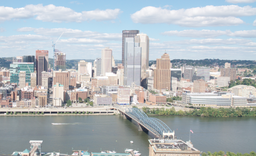
#> input picture data/incline_L.png, 256 x 156 px, shrunk from 947 x 576 before the run
$ python -i keypointDetect.py   (imports and definitions only)   (older library calls are emulated)
#> lines starting #> are read from the running program, lines starting #| are printed output that depends on the picture
import numpy as np
import cv2
import matplotlib.pyplot as plt

def createGaussianPyramid(im, sigma0=1,
        k=np.sqrt(2), levels=[-1,0,1,2,3,4]):
    '''
    Produces Gaussian Pyramid of an image

    [inputs]
    * im        - Image ndarray of size [imH, imW, 3] in cv2 default format (BGR)
    * sigma     -
    * k         -
    * levels    - Levels of the pyramid specifying the blur

    [outputs]
    * Gaussian Pyramid - A matrix of grayscale images of size
                        [imH, imW, len(levels)]
    '''
    ################
    if len(im.shape)==3:
        im = cv2.cvtColor(im, cv2.COLOR_BGR2GRAY)
    if im.max()>10:
        im = np.float32(im)/255
    im_pyramid = []
    for i in levels:
        sigma_ = sigma0*k**i
        im_pyramid.append(cv2.GaussianBlur(im, (0,0), sigma_))
    im_pyramid = np.stack(im_pyramid, axis=-1)
    return im_pyramid

def displayPyramid(im_pyramid):
    im_pyramid = np.split(im_pyramid, im_pyramid.shape[2], axis=2)
    im_pyramid = np.concatenate(im_pyramid, axis=1)
    im_pyramid = cv2.normalize(im_pyramid, None, alpha=0, beta=1, norm_type=cv2.NORM_MINMAX, dtype=cv2.CV_32F)
    cv2.imshow('Pyramid of image', im_pyramid)
    cv2.waitKey(0) # press any key to exit
    cv2.destroyAllWindows()

def createDoGPyramid(gaussian_pyramid, levels=[-1,0,1,2,3,4]):
    '''
    Produces DoG Pyramid

    [inputs]
    * Gaussian Pyramid - A matrix of grayscale images of size
                        [imH, imW, len(levels)]
    * levels           - The levels of the pyramid specifying the blur

    [outputs]
    * DoG Pyramid  - size (imH, imW, len(levels) - 1) matrix of the DoG pyramid
                   created by differencing the Gaussian Pyramid input
    * DoG levels   -  the levels of the DoG
    '''
    ################
    DoG_pyramid = []
    for level in range(len(levels) - 1):
        # subtracting subsequent gaussians of the image to create a DoG
        DoG_pyramid.append(gaussian_pyramid[:,:,level+1] - gaussian_pyramid[:,:,level])
    DoG_pyramid = np.stack(DoG_pyramid, axis=-1)
    DoG_levels = levels[1:]
    return DoG_pyramid, DoG_levels

def computePrincipalCurvature(DoG_pyramid):
    '''
    Takes in DoGPyramid generated in createDoGPyramid and returns
    PrincipalCurvature, a matrix of the same size where each point contains the
    curvature ratio R for the corresponding point in the DoG pyramid

    INPUTS
        DoG Pyramid - size (imH, imW, len(levels) - 1) matrix of the DoG pyramid

    OUTPUTS
        principal_curvature - size (imH, imW, len(levels) - 1) matrix where each
                          point contains the curvature ratio R for the
                          corresponding point in the DoG pyramid
    '''
    ################
    principal_curvature = None
    DoG_pyramid_sobels_dxx = []
    DoG_pyramid_sobels_dyy= []
    DoG_pyramid_sobels_dxy = []
    for level in range(DoG_pyramid.shape[2]):
        # cv2 applies Sobel only only on one 2D array at a time.
        DoG_pyramid_sobels_dxx.append(cv2.Sobel(DoG_pyramid[:,:,level], ddepth= -1, dx=2, dy=0, borderType=cv2.BORDER_CONSTANT))
        DoG_pyramid_sobels_dyy.append(cv2.Sobel(DoG_pyramid[:,:,level], ddepth= -1, dx=0, dy=2, borderType=cv2.BORDER_CONSTANT))
        DoG_pyramid_sobels_dxy.append(cv2.Sobel(DoG_pyramid[:,:,level], ddepth= -1, dx=1, dy=1, borderType=cv2.BORDER_CONSTANT))

    # convert the list of sobels to an ndarray of size (imH, imW, len(levels) - 1)
    DoG_pyramid_sobels_dxx = np.stack(DoG_pyramid_sobels_dxx, axis=-1)
    DoG_pyramid_sobels_dyy = np.stack(DoG_pyramid_sobels_dyy, axis=-1)
    DoG_pyramid_sobels_dxy = np.stack(DoG_pyramid_sobels_dxy, axis=-1)

    # flatten to quicken calculations
    DoG_pyramid_sobels_dxx = DoG_pyramid_sobels_dxx.flatten()
    DoG_pyramid_sobels_dyy = DoG_pyramid_sobels_dyy.flatten()
    DoG_pyramid_sobels_dxy = DoG_pyramid_sobels_dxy.flatten()

    # Redunduncy check for
    assert(DoG_pyramid_sobels_dxx.shape == DoG_pyramid_sobels_dyy.shape)
    assert(DoG_pyramid_sobels_dxx.shape == DoG_pyramid_sobels_dxy.shape)

    principal_curvature = np.zeros(DoG_pyramid_sobels_dxx.size)

    for i in range(DoG_pyramid_sobels_dxx.size):
        # create a hessian matrix
        hessian = np.array(
            [
                DoG_pyramid_sobels_dxx[i],
                DoG_pyramid_sobels_dxy[i],
                DoG_pyramid_sobels_dxy[i],
                DoG_pyramid_sobels_dyy[i]
                ]
                ).reshape(2,2)
        det = np.linalg.det(hessian)

        # pc = trace(H)^2/|H| (at every point)
        principal_curvature[i] = (np.trace(hessian)**2 / det) if det!=0 else 0

    principal_curvature = principal_curvature.reshape(DoG_pyramid.shape[0], DoG_pyramid.shape[1], DoG_pyramid.shape[2])
    return principal_curvature

def getLocalExtrema(DoG_pyramid, DoG_levels, principal_curvature,
        th_contrast=0.03, th_r=12):
    '''
    Returns local extrema points in both scale and space using the DoGPyramid

    INPUTS
        DoG_pyramid - size (imH, imW, len(levels) - 1) matrix of the DoG pyramid
        DoG_levels  - The levels of the pyramid where the blur at each level is
                      outputs
        principal_curvature - size (imH, imW, len(levels) - 1) matrix contains the
                      curvature ratio R
        th_contrast - remove any point that is a local extremum but does not have a
                      DoG response magnitude above this threshold
        th_r        - remove any edge-like points that have too large a principal
                      curvature ratio
     OUTPUTS
        locsDoG - N x 3 matrix where the DoG pyramid achieves a local extrema in both
               scale and space, and also satisfies the two thresholds.
    '''
    ##############
    locsDoG = None
    kernel = np.ones((3,3),np.uint8)

    maxima_level = []
    minima_level = []
    for level in range(len(DoG_levels)):
        # Identify for neighbourhood (of 8) maxima and maxima points in the same level
        maxima_in_level = cv2.compare(DoG_pyramid[:,:,level], cv2.dilate(DoG_pyramid[:,:,level],kernel,iterations = 1), cmpop= cv2.CMP_EQ)/255.0
        minima_in_level = cv2.compare(DoG_pyramid[:,:,level], cv2.erode(DoG_pyramid[:,:,level],kernel,iterations = 1), cmpop= cv2.CMP_EQ)/255.0
        maxima_level.append(maxima_in_level)
        minima_level.append(minima_in_level)

    maxima_level = np.stack(maxima_level, axis = -1)
    minima_level = np.stack(minima_level, axis = -1)

    # Experimental code
    maxima_across_level = []
    minima_across_level = []
    for col in range(DoG_pyramid.shape[0]):
        # Identify for neighbourhood (of 2) maxima and maxima points across levels
        maxima_in_height = cv2.compare(DoG_pyramid[col,:,:].T,cv2.dilate(DoG_pyramid[col,:,:].T,np.array([1,1,1])), cv2.CMP_EQ).T/255.0
        minima_in_height = cv2.compare(DoG_pyramid[col,:,:].T,cv2.erode(DoG_pyramid[col,:,:].T,np.array([1,1,1])), cv2.CMP_EQ).T/255.0
        maxima_across_level.append(maxima_in_height)
        minima_across_level.append(minima_in_height)

    maxima_across_level = np.stack(maxima_across_level, axis=-1)
    minima_across_level = np.stack(minima_across_level, axis=-1)
    maxima_across_level = np.moveaxis(maxima_across_level, -1, 0)
    minima_across_level = np.moveaxis(minima_across_level, -1, 0)

    assert(maxima_level.shape == maxima_across_level.shape)
    assert(minima_level.shape == minima_across_level.shape)

    # Combine the maximas and minimas in and across level to get extrema in neighbourhood of 10 (8 in plane and 2 above and below)
    maximas = maxima_level*maxima_across_level
    minimas = minima_level*minima_across_level

    # All extrema
    extrema = minimas + maximas

    # Extract the edge points
    DoG_extrema = extrema * DoG_pyramid
    principal_curvature_extrema = extrema * principal_curvature

    # Thresholding to find the points of intrest
    DoG_extrema_coordinates = np.argwhere((DoG_extrema!=0) & (abs(DoG_extrema)>th_contrast))
    principal_curvature_coordinates = np.argwhere(abs(principal_curvature_extrema)<th_r)

    locsDoG = np.array([x for x in set(tuple(x) for x in DoG_extrema_coordinates)
                & set(tuple(x) for x in principal_curvature_coordinates)])
    locsDoG[:,0], locsDoG[:,1] = locsDoG[:,1], locsDoG[:,0].copy()

    return locsDoG


def DoGdetector(im, sigma0=1, k=np.sqrt(2), levels=[-1,0,1,2,3,4],
                th_contrast=0.03, th_r=12):
    '''
    Putting it all together

    INPUTS
        im           - Grayscale image with range [0,1].
        sigma0       - Scale of the 0th image pyramid.
        k            - Pyramid Factor.  Suggest sqrt(2).
        levels       - Levels of pyramid to construct. Suggest -1:4.
        th_contrast  - DoG contrast threshold.  Suggest 0.03.
        th_r         - Principal Ratio threshold.  Suggest 12.

    OUTPUTS
        locsDoG       -  N x 3 matrix where the DoG pyramid achieves a local extrema
                        in both scale and space, and satisfies the two thresholds.

        gauss_pyramid -  A matrix of grayscale images of size (imH,imW,len(levels))
    '''
    ##########################
    locsDoG = None
    gaussian_pyramid = None

    # Create the Gaussian Pyramid of the image
    gaussian_pyramid = createGaussianPyramid(im)

    # Compute the Difference of Gaussian
    DoG_pyramid, DoG_levels = createDoGPyramid(gaussian_pyramid, levels)

    # Compute the principal curvature matrix
    principal_curvature = computePrincipalCurvature(DoG_pyramid)

    # Lower bound for DoG
    th_contrast = 0.03

    # Upper bound for principal curvature
    th_r = 12

    # Perform edge supression to obtain feature points
    locsDoG = getLocalExtrema(DoG_pyramid, DoG_levels, principal_curvature, th_contrast, th_r)

    return locsDoG, gaussian_pyramid


def showPoints(locsDoG, img_name):
    '''
    Displays the image with its feature points

    INPUTS
        locsDoG  - N x 3 matrix where the DoG pyramid achieves a local extrema
                   in both scale and space, and satisfies the two thresholds.
        img_name - string specifying the location of the image
    '''
    ################
    img = plt.imread(img_name)
    plt.imshow(img)
    plt.scatter(locsDoG[:,0],locsDoG[:,1],c='g',s=5)
    plt.show()

>>> import cv2
>>> picture = cv2.imread('../data/incline_L.png')
#> picture is the input picture: shape (156, 256, 3); mean B, G, R 188.8, 185.2, 178.7
>>> result = DoGdetector(picture)
#> in createGaussianPyramid, `im = cv2.cvtColor(im, cv2.COLOR_BGR2GRAY)`:
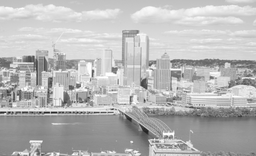
#> im: shape (156, 256); min 29, max 255, mean 183.7
#> the loop in createGaussianPyramid, `for i in levels:` made 6 passes
#> sigma_ on passes 1 to 6: 0.707, 1, 1.41, 2, 2.83, 4
#> after the loop in createGaussianPyramid, `for i in levels:`: im_pyramid = 6 items
#> after the loop in createDoGPyramid, `for level in range(len(levels) - 1):`: DoG_pyramid = 5 items
#> in DoGdetector, `DoG_pyramid, DoG_levels = createDoGPyramid(gaussian_pyramid, levels)`: DoG_levels = [0, 1, 2, 3, 4]
#> after the loop in computePrincipalCurvature, `for level in range(DoG_pyramid.shape[2]):`: DoG_pyramid_sobels_dxx = 5 items
#> the loop in computePrincipalCurvature, `for i in range(DoG_pyramid_sobels_dxx.size):` made 199680 passes
#> (hessian, det) on passes 1 to 3: ([[-0.000984, 0.000347], [0.000347, -0.000401]], 2.74e-07), ([[-0.00217, 0.000682], [0.000682, -0.00199]], 3.86e-06), ([[-0.00639, 0.00244], [0.00244, -0.00357]], 1.69e-05)
#> the loop in getLocalExtrema, `for level in range(len(DoG_levels)):` made 5 passes
#> pass 1, in getLocalExtrema, `maxima_in_level = cv2.compare(DoG_pyramid[:,:,level], cv2.dilate(DoG_p..`:
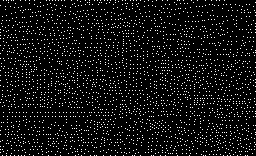
#> maxima_in_level: shape (156, 256) float64; values 0 (black) and 1 (white), 6.6% white in thin lines or dots
#> pass 1, in getLocalExtrema, `minima_in_level = cv2.compare(DoG_pyramid[:,:,level], cv2.erode(DoG_py..`:
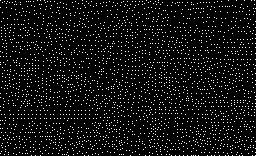
#> minima_in_level: shape (156, 256) float64; values 0 (black) and 1 (white), 6.4% white in thin lines or dots
#> pass 2, in getLocalExtrema, `maxima_in_level = cv2.compare(DoG_pyramid[:,:,level], cv2.dilate(DoG_p..`:
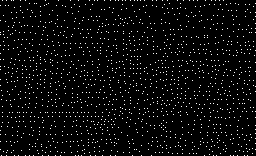
#> maxima_in_level: shape (156, 256) float64; values 0 (black) and 1 (white), 3.7% white in thin lines or dots
#> pass 2, in getLocalExtrema, `minima_in_level = cv2.compare(DoG_pyramid[:,:,level], cv2.erode(DoG_py..`:
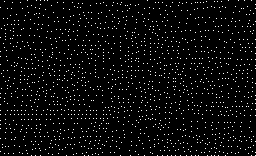
#> minima_in_level: shape (156, 256) float64; values 0 (black) and 1 (white), 3.8% white in thin lines or dots
#> after the loop in getLocalExtrema, `for col in range(DoG_pyramid.shape[0]):`: maxima_across_level = 156 items
#> in getLocalExtrema, `DoG_extrema_coordinates = np.argwhere((DoG_extrema!=0) & (abs(DoG_extr..`: DoG_extrema_coordinates = 1197 rows, first 8: [31, 137, 1], [32, 135, 3], [33, 123, 0], [33, 124, 3], [33, 133, 4], [34, 126, 4], [34, 137, 0], [35, 120, 2]
#> in getLocalExtrema, `locsDoG = np.array([x for x in set(tuple(x) for x in DoG_extrema_coord..`: locsDoG = 956 rows, first 8: [59, 149, 0], [69, 152, 0], [75, 54, 0], [77, 211, 1], [38, 126, 0], [65, 181, 0], [149, 178, 2], [153, 58, 0]
#> in DoGdetector, `locsDoG = getLocalExtrema(DoG_pyramid, DoG_levels, principal_curvature..`: locsDoG = 956 rows, first 8: [149, 59, 0], [152, 69, 0], [54, 75, 0], [211, 77, 1], [126, 38, 0], [181, 65, 0], [178, 149, 2], [58, 153, 0]

$ run again, on data/incline_R.png
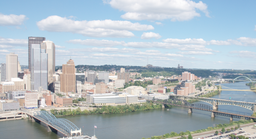
#> input picture data/incline_R.png, 256 x 139 px, shrunk from 1064 x 576 before the run
#> picture is the input picture: shape (139, 256, 3); mean B, G, R 195.1, 188.5, 177.3
#> in createGaussianPyramid, `im = cv2.cvtColor(im, cv2.COLOR_BGR2GRAY)`:
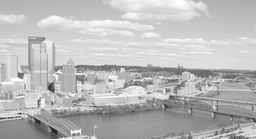
#> im: shape (139, 256); min 29, max 255, mean 185.9
#> the loop in createGaussianPyramid, `for i in levels:` made 6 passes
#> sigma_ on passes 1 to 6: 0.707, 1, 1.41, 2, 2.83, 4
#> after the loop in createGaussianPyramid, `for i in levels:`: im_pyramid = 6 items
#> after the loop in createDoGPyramid, `for level in range(len(levels) - 1):`: DoG_pyramid = 5 items
#> DoG_levels = [0, 1, 2, 3, 4]
#> after the loop in computePrincipalCurvature, `for level in range(DoG_pyramid.shape[2]):`: DoG_pyramid_sobels_dxx = 5 items
#> the loop in computePrincipalCurvature, `for i in range(DoG_pyramid_sobels_dxx.size):` made 177920 passes
#> (hessian, det) on passes 1 to 3: ([[-0.00336, 0.00024], [0.00024, -0.00331]], 1.11e-05), ([[-0.00329, 0.00081], [0.00081, -0.00479]], 1.51e-05), ([[-0.00496, 0.00142], [0.00142, -0.00591]], 2.73e-05)
#> the loop in getLocalExtrema, `for level in range(len(DoG_levels)):` made 5 passes
#> pass 2, in getLocalExtrema, `minima_in_level = cv2.compare(DoG_pyramid[:,:,level], cv2.erode(DoG_py..`:
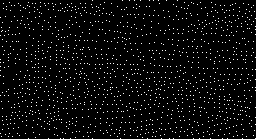
#> minima_in_level: shape (139, 256) float64; values 0 (black) and 1 (white), 3.8% white in thin lines or dots
#> after the loop in getLocalExtrema, `for col in range(DoG_pyramid.shape[0]):`: maxima_across_level = 139 items
#> DoG_extrema_coordinates = 764 rows, first 8: [0, 196, 2], [19, 55, 4], [37, 28, 0], [38, 33, 0], [38, 43, 1], [39, 40, 4], [39, 41, 3], [40, 29, 1]
#> in getLocalExtrema, `locsDoG = np.array([x for x in set(tuple(x) for x in DoG_extrema_coord..`: locsDoG = 603 rows, first 8: [86, 178, 2], [70, 156, 4], [109, 88, 2], [86, 76, 0], [81, 231, 0], [83, 52, 0], [104, 141, 0], [76, 233, 2]
#> in DoGdetector, `locsDoG = getLocalExtrema(DoG_pyramid, DoG_levels, principal_curvature..`: locsDoG = 603 rows, first 8: [178, 86, 2], [156, 70, 4], [88, 109, 2], [76, 86, 0], [231, 81, 0], [52, 83, 0], [141, 104, 0], [233, 76, 2]
